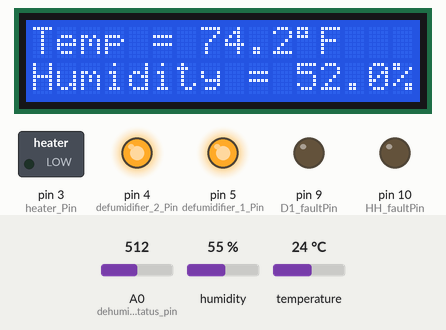
Simulated run of this sketch. Board: Arduino Uno, built with avr-gcc and run on an emulated ATmega328P. Shown: 16×2 character LCD, switched loads named in the sketch (green lamp = pin HIGH), output pins drawn as LEDs (lit = HIGH). The test bench sets the inputs (shaded band); at power-on: humidity 55 %, temperature 24 °C, A0 (dehumidifier_Status_pin) = 512. What the sketch prints to the serial monitor is not drawn.

Above: at 2.7 s.
2.8 s: humidity set to 57 %
At 6.3 s:
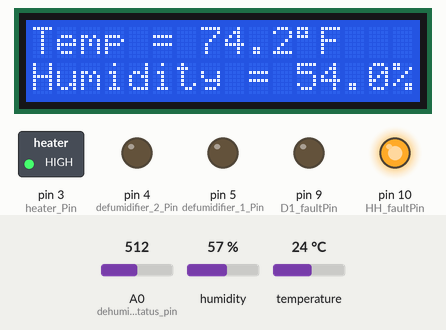
6.8 s: temperature set to 20 °C
At 9.7 s:
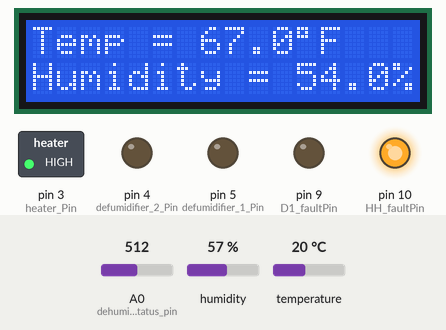
10.0 s: temperature set to 17 °C
At 12.5 s:
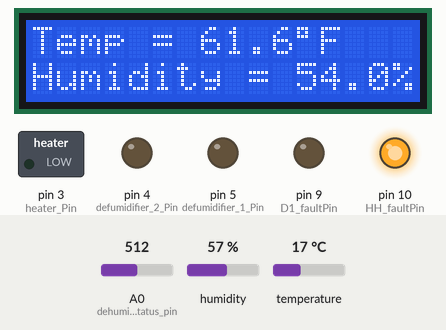
13.2 s: humidity set to 22 %
At 16.9 s:
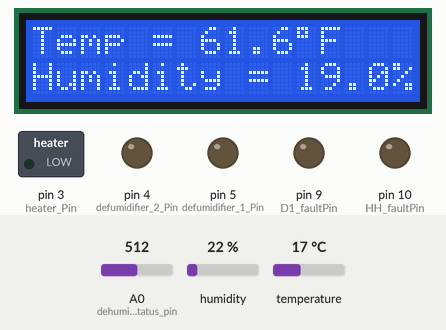
17.5 s: temperature set to 20 °C
At 20.4 s:
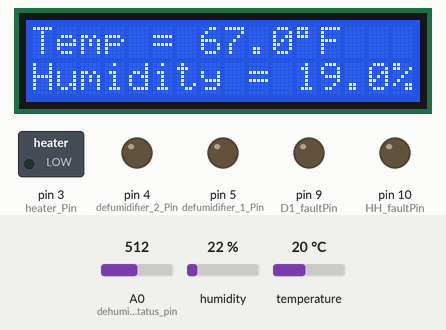
20.7 s: temperature set to 23 °C
At 23.1 s:
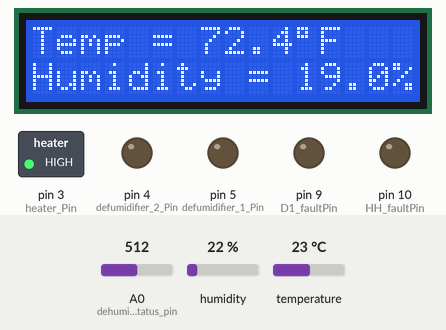
Timing chart, 0 to 24.6 s (numbered marks = the images above; inputs shaded):
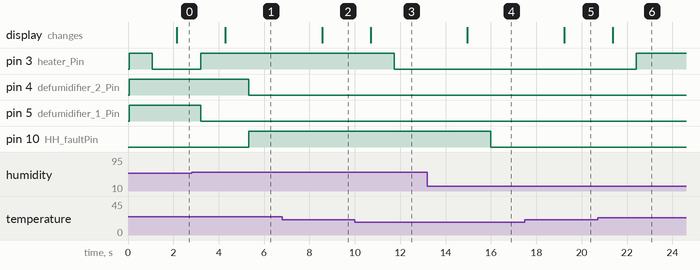

Measured:
- the behaviour switches between 55 and 56 % on humidity (found by bisection; images 0 and 1)
- the behaviour switches between 19 and 18 °C on temperature (found by bisection; images 2 and 3)
- the behaviour switches between 21 and 22 °C on temperature (found by bisection; images 5 and 6)
- after the input at 2.8 s, pin 4 (defumidifier_2_Pin): HIGH → LOW after 2.5 s; pin 10 (HH_faultPin): LOW → HIGH after 2.5 s; the display: changes after 1.5 s (image 1)
- after the input at 6.8 s, the display: changes after 1.8 s (image 2)
- after the input at 10.0 s, pin 3 (heater_Pin): HIGH → LOW after 1.7 s; the display: changes after 0.69 s (image 3)
- after the input at 13.2 s, pin 10 (HH_faultPin): HIGH → LOW after 2.8 s; the display: changes after 1.8 s (image 4)
- after the input at 17.5 s, the display: changes after 1.7 s (image 5)
- after the input at 20.7 s, pin 3 (heater_Pin): LOW → HIGH after 1.7 s; the display: changes after 0.66 s (image 6)

The sketch:

climate_controller_13.ino
```cpp
/*
 * this revision:
 * this code adds the heater function
 *
 *
 * date of last revision: 1/4/25
 */
#include <DHT.h>
#include <DHT_U.h>
#include <LiquidCrystal_I2C.h>

LiquidCrystal_I2C lcd(0x27, 16, 2); // I2C address 0x27, 16 column and 2 rows

//#define DEBUG_D1
//#define DEBUG_D2
//#define DEBUG_CURRENT_TRANSFORMER
//#define showTimers

///////////////////////////////////////////////////////////////////////////////////////////////////
//these are specific to the humidity sensor and the calibration

#define Humidity_offset -3
#define Temp_offset -1

#define DHT_TYPE DHT11 // DHT sensor
#define max_Humidity 49
#define humidity_deadband 4
#define min_spaceTemp 65
#define heat_disable_temp 70


///////////////////////////////////////////////////////////////////////////////////////////////////
#define functional_Dehumidifier_Temp 60
#define DHT_PIN 12     // the temperature and humidity sensor
#define DHT_sensor_Delay 2000
#define defumidifier_1_Pin 5
#define defumidifier_2_Pin 4
#define heater_Pin 3
#define dehumidifier_Status_pin A0
#define RELAY_ON 0
#define RELAY_OFF 1
#define sampleSize 1000    // the sample size for the current transformer, in milliseconds
#define minimumTransformerValue 2.250   // this is the voltage value that will be used to tell when the dehumidifier has turned off
#define one_second 1000

#define D1_Fault_delay  30000  // 30 seconds in millis
#define min_Runtime  1800000 // 30 minutes in millis
#define min_Offtime  300000 // 5 minutes in millis

#define D1_faultPin 9
#define HH_faultPin 10

/*
#define D1_Fault_delay  5000  // for diagnostics
#define min_Runtime  120000 // for diagnostics
#define min_Offtime  30000 // for diagnostics
*/

unsigned long secondsTimer = 0;   // this is the value used to keep the timer print function from running unnecessarily
unsigned long D1_Fault_Timer = 0;
unsigned long DHT_Timer = 0;
unsigned long defumidifier_1_runtime = 0;
unsigned long defumidifier_2_runtime = 0;
unsigned long defumidifier_1_offtime = 0;
unsigned long defumidifier_2_offtime = 0;

float currentHumidity = 0;
float fahrenheitVal = 0;

int overDrive_Humidity;
int Dehumidifier_STATUS;
int currentMax_amps;
int count_var = 0;

boolean D1_fault = 0;
boolean tooCold = 0;
boolean D1_firstPass = 1;
boolean D2_firstPass = 1;
boolean D1_outputStatus = 0;
boolean D2_outputStatus = 0;
boolean tooHumid = 0;
boolean D1_MinOffTimersDone = 0;
boolean D1_offHumidityLvl = 0;
boolean D1_MinRuntimersDone = 0;
boolean extraHumid = 0;
boolean D2_MinOffTimersDone = 0;
boolean D2_offHumidityLvl = 0;
boolean D2_MinRuntimersDone = 0;
boolean notSeeingVoltage = 0;
boolean FaultTimer_ranOut = 0;

float transformer_VPP;   // Voltage output of current transformer

DHT dht(DHT_PIN, DHT_TYPE);

void setup() {
  overDrive_Humidity = max_Humidity + humidity_deadband;
  dht.begin();
  lcd.init();
  lcd.backlight();
  Serial.begin(9600);
  pinMode(defumidifier_1_Pin, OUTPUT);
  pinMode(defumidifier_2_Pin, OUTPUT);
  pinMode(heater_Pin, OUTPUT);
  pinMode(dehumidifier_Status_pin, INPUT);
  pinMode(D1_faultPin, OUTPUT);
  pinMode(HH_faultPin, OUTPUT);
  digitalWrite(defumidifier_1_Pin, RELAY_OFF);
  digitalWrite(defumidifier_2_Pin, RELAY_OFF);
  digitalWrite(heater_Pin, RELAY_OFF);
  digitalWrite(D1_faultPin, LOW);
  digitalWrite(HH_faultPin, LOW);
}

void loop() {
  unsigned long currentMillis = millis();

  if (currentMillis - DHT_Timer >= DHT_sensor_Delay) {
    DHT_Timer = currentMillis;
    fahrenheitVal = dht.readTemperature(true) + Temp_offset;
    currentHumidity = dht.readHumidity() + Humidity_offset;
    tooCold = fahrenheitVal <= functional_Dehumidifier_Temp;


 ////////////////////////////////////////////////////////////////////////////////////////////////////////////////////////////////////

    // Serial monitor printout
    Serial.println();
    Serial.print("Temperature = ");
    Serial.println(fahrenheitVal);
    Serial.print("Humidity = ");
    Serial.println(currentHumidity);
    Serial.print("relay 1 (D1_outputStatus) = ");
    Serial.println(D1_outputStatus);
    Serial.print("relay 2 (D2_outputStatus) = ");
    Serial.println(D2_outputStatus);


 ////////////////////////////////////////////////////////////////////////////////////////////////////////////////////////////////////

    // LCD printout
    lcd.clear();
    lcd.setCursor(0, 0); // go to start of 1st line
    lcd.print("Temp = ");
    lcd.print(fahrenheitVal, 1);
    lcd.print((char)223);
    lcd.print("F");
    lcd.setCursor(0, 1); // go to start of 2nd line
    lcd.print("Humidity = ");
    lcd.print(currentHumidity, 1);
    lcd.print("%");

/////////////////////////////////////////////////////////////////////////////////////////////////////////////////////////////////////

//DEBUGGING PRINTOUTS

    #ifdef showTimers
      Serial.println();
      Serial.println();
      Serial.print("  Dehumidifier 1 ON Time: ");
      printableTimer(currentMillis - defumidifier_1_runtime);
        Serial.print("currentMillis - defumidifier_1_runtime = ");
        Serial.println(currentMillis - defumidifier_1_runtime);
      Serial.println();
      Serial.print("  Dehumidifier 1 OFF Time: ");
      printableTimer(currentMillis - defumidifier_1_offtime);
      Serial.println();
      Serial.println("  ____________________________________");
      Serial.println();
      Serial.print("  Dehumidifier 2 ON Time: ");
      printableTimer(currentMillis - defumidifier_2_runtime);
      Serial.println();
      Serial.print("  Dehumidifier 2 OFF Time: ");
      printableTimer(currentMillis - defumidifier_2_offtime);
        Serial.print("currentMillis - defumidifier_2_runtime = ");
        Serial.println(currentMillis - defumidifier_2_runtime);
      Serial.println();
      Serial.println();
    #endif


#ifdef DEBUG_D1


/*
  //conditions for turning ON D1
  tooHumid = currentHumidity >= max_Humidity;  //this checks to see if its too humid
  D1_MinOffTimersDone = defumidifier_1_offtime >= min_Offtime;  //this verifies that the minimum time has passed since the unit was last turned OFF
*/
  Serial.println();
  Serial.println("D1 ON CONDITIONS:");
  Serial.println();
  Serial.print("tooHumid = ");
  Serial.println(tooHumid);
  Serial.print("tooCold = ");
  Serial.println(tooCold);
  Serial.print("D1_MinOffTimersDone = ");
  Serial.println(D1_MinOffTimersDone);
  Serial.print("D1_firstPass = ");
  Serial.println(D1_firstPass);

  Serial.print("D1 ON WHEN: tooHumid && !tooCold && (D1_MinOffTimersDone || D1_firstPass) =>>> ");
  Serial.print(tooHumid);
  Serial.print(" && ");
  Serial.print(!tooCold);
  Serial.print(" && (");
  Serial.print(D1_MinOffTimersDone);
  Serial.print(" || ");
  Serial.print(D1_firstPass);
  Serial.println(" ) ");
  Serial.println();

  //this is the OFF timer analysis
    Serial.println("  D1 minimum OFF timer condition for running:");
    Serial.print("  D1_MinOffTimersDone = ");
    Serial.println(D1_MinOffTimersDone);
    Serial.print("  currentMillis = ");
    Serial.println(currentMillis);
    Serial.print("  defumidifier_1_offtime = ");
    Serial.println(defumidifier_1_offtime);
    Serial.print("  defumidifier_1_offtime = ");
    Serial.println(currentMillis - defumidifier_1_offtime);
    Serial.print("  min_Offtime = ");
    Serial.println(min_Offtime);
    Serial.print("in this order: D1_MinOffTimersDone =>>> defumidifier_1_offtime >= min_Offtime =>>> ");
    Serial.print(defumidifier_1_offtime);
    Serial.print(" >= ");
    Serial.println(min_Offtime);
    //these 2 lines will convert it into a readable timer
    Serial.print("  Dehumidifier 1 OFF Time: ");
    printableTimer(defumidifier_1_offtime);


  Serial.println();
  Serial.println();

/*
  //conditions for turning OFF D1
  D1_offHumidityLvl = currentHumidity <= (max_Humidity - humidity_deadband);   //this checks for the humidity level that D1 turns off at
  D1_MinRuntimersDone = defumidifier_1_runtime >= min_Runtime;  //this verifies that the minimum time has passed since the unit was last turned ON
*/


  Serial.println("D1 OFF CONDITIONS:");
  Serial.println();
  Serial.print("D1_offHumidityLvl = ");
  Serial.println(D1_offHumidityLvl);
  Serial.print("tooCold = ");
  Serial.println(tooCold);
  Serial.print("D1_MinRuntimersDone = ");
  Serial.println(D1_MinRuntimersDone);
  Serial.print("D1 OFF WHEN:  (D1_offHumidityLvl || tooCold) && D1_MinRuntimersDone =>>> (");
  Serial.print(D1_offHumidityLvl);
  Serial.print(" || ");
  Serial.print(tooCold);
  Serial.print(") && ");
  Serial.print(D1_MinRuntimersDone);
  Serial.println();
  Serial.println();

  //this is the OFF timer function
    Serial.println("  D1 minimum ON timer condition for turning OFF:");
    Serial.print("  D1_MinRuntimersDone = ");
    Serial.println(D1_MinRuntimersDone);
    Serial.print("  defumidifier_1_runtime = ");
    Serial.println(defumidifier_1_runtime);
    Serial.print("  min_Runtime = ");
    Serial.println(min_Runtime);
    Serial.print("  in this order: D1_MinRuntimersDone =>>> defumidifier_1_runtime >= min_Runtime =>>> ");
    Serial.print(defumidifier_1_runtime);
    Serial.print(" >= ");
    Serial.println(min_Runtime);
    //these 2 lines will convert it into a readable timer
    Serial.print("  Dehumidifier 1 ON Time: ");
    printableTimer(defumidifier_1_runtime);

#endif


#ifdef DEBUG_D2

/*
  //conditions for the boolean vaues on D2
  extraHumid = currentHumidity >= overDrive_Humidity;
      digitalWrite(HH_faultPin, extraHumid);
  D2_MinOffTimersDone = currentMillis - defumidifier_2_offtime >= min_Offtime;
  D2_offHumidityLvl = currentHumidity <= (overDrive_Humidity - humidity_deadband);
  D2_MinRuntimersDone = currentMillis - defumidifier_2_runtime >= min_Runtime;

  ON WHEN: (extraHumid || D1_fault) && !tooCold && (D2_MinOffTimersDone || D2_firstPass)

  OFF WHEN: (D2_offHumidityLvl || tooCold) && D2_MinRuntimersDone

*/


//D2 ON CONDITIONS
    Serial.println();
    Serial.println();
  Serial.println("D2 ON CONDITIONS:");
    Serial.println();
  Serial.print("extraHumid = ");
  Serial.println(extraHumid);
  Serial.print("!tooCold = ");
  Serial.println(!tooCold);
  Serial.print("D2_MinOffTimersDone = ");
  Serial.println(D2_MinOffTimersDone);
  Serial.print("D2_firstPass = ");
  Serial.println(D2_firstPass);
  Serial.print("D1_fault = ");
  Serial.println(D1_fault);

  Serial.print("ON WHEN:  (extraHumid || D1_fault) && !tooCold && (D2_MinOffTimersDone || D2_firstPass) =>>> ");
  Serial.print("(");
  Serial.print(extraHumid);
  Serial.print(" || ");
  Serial.print(D1_fault);
  Serial.print(" ) ");
  Serial.print(" && ");
  Serial.print(!tooCold);
  Serial.print(" && (");
  Serial.print(D2_MinOffTimersDone);
  Serial.print(" || ");
  Serial.print(D2_firstPass);
  Serial.print(" ) ");
  Serial.println();
  Serial.print("  Dehumidifier 2 ON Time: ");
    printableTimer(defumidifier_2_runtime);
  Serial.println();
  Serial.println();


//D2 OFF CONDITIONS
  Serial.println("D2 OFF CONDITIONS:");
    Serial.println();
  Serial.print("D2_offHumidityLvl = ");
  Serial.println(D2_offHumidityLvl);
  Serial.print("tooCold = ");
  Serial.println(tooCold);
  Serial.print("D2_MinRuntimersDone = ");
  Serial.println(D2_MinRuntimersDone);

  Serial.print("OFF WHEN:  ((D2_offHumidityLvl && !D1_fault) || tooCold) && D2_MinRuntimersDone =>>> ");
  Serial.print(" (");
  Serial.print(" ( ");
  Serial.print(D2_offHumidityLvl);
  Serial.print(" && ");
  Serial.print(!D1_fault);
  Serial.print(" ) ");
  Serial.print(" || ");
  Serial.print(tooCold);
  Serial.print(") && ");
  Serial.print(D2_MinRuntimersDone);
  Serial.println();
  Serial.print("  Dehumidifier 2 OFF Time: ");
    printableTimer(defumidifier_2_offtime);
  Serial.println();
  Serial.println();


#endif

    Serial.println("///////////////////////////////////////////////////////////////////");
  }
  ////////////////////////////////////////////////////////////////////////////////////////////////////////////////////////////////////////////////////////////////////////////


//this will read the STATUS of dehumidifier 1
   transformer_VPP = getVPP();
   notSeeingVoltage = (transformer_VPP < minimumTransformerValue);
   FaultTimer_ranOut = currentMillis - D1_Fault_Timer >= D1_Fault_delay;

   #ifdef DEBUG_CURRENT_TRANSFORMER
      Serial.println();
      Serial.print("FaultTimer_ranout =>>> currentMillis - D1_Fault_Timer >= D1_Fault_delay =>>> ");
      Serial.print(currentMillis);
      Serial.print(" - ");
      Serial.print(D1_Fault_Timer);
      Serial.print(" >= ");
      Serial.print(D1_Fault_delay);
      Serial.println(" ) ");

      Serial.print("currentMillis - D1_Fault_Timer = ");
      Serial.print(currentMillis - D1_Fault_Timer);

      Serial.println();
      Serial.print("Volts Peak : ");
      Serial.println(transformer_VPP,3);
      Serial.print("notSeeingVoltage = ");
      Serial.println(notSeeingVoltage);
      Serial.print("FaultTimer_ranOut = ");
      Serial.println(FaultTimer_ranOut);
      Serial.print("fault status ON when: notSeeingVoltage && FaultTimer_ranOut && D1_outputStatus =>>> ");
      Serial.print(notSeeingVoltage);
      Serial.print(" && ");
      Serial.print(FaultTimer_ranOut);
      Serial.print(" && ");
      Serial.println(D1_outputStatus);
      Serial.print("fault status OFF when: (!notSeeingVoltage && D1_outputStatus) || !D1_outputStatus =>>> ");
      Serial.print(" ( ");
      Serial.print(!notSeeingVoltage);
      Serial.print(" && ");
      Serial.print(D1_outputStatus);
      Serial.print(") || ");
      Serial.println(!D1_outputStatus);
  #endif

  if(notSeeingVoltage && FaultTimer_ranOut && D1_outputStatus){
    D1_fault = 1;
  }
  else if ((!notSeeingVoltage && D1_outputStatus) || !D1_outputStatus){
    D1_fault = 0;
    D1_Fault_Timer = currentMillis;
  }
  digitalWrite(D1_faultPin, D1_fault);


  #ifdef DEBUG_CURRENT_TRANSFORMER
   Serial.print("D1_fault = ");
   Serial.print(D1_fault);
   Serial.println();
  #endif


 ////////////////////////////////////////////////////////////////////////////////////////////////////////////////////////////////////

  // Dehumidifier 1 CONTROL
  tooHumid = currentHumidity >= max_Humidity;
  D1_MinOffTimersDone = currentMillis - defumidifier_1_offtime >= min_Offtime;
  D1_offHumidityLvl = currentHumidity <= (max_Humidity - humidity_deadband);
  D1_MinRuntimersDone = currentMillis - defumidifier_1_runtime >= min_Runtime;

  if (tooHumid && !tooCold && (D1_MinOffTimersDone || D1_firstPass)) {
    digitalWrite(defumidifier_1_Pin, RELAY_ON);
    if (!D1_outputStatus) {
      defumidifier_1_runtime = currentMillis;
      D1_outputStatus = 1;
    }
  } else if ((D1_offHumidityLvl || tooCold) && D1_MinRuntimersDone) {
    digitalWrite(defumidifier_1_Pin, RELAY_OFF);
    if (D1_outputStatus) {
      defumidifier_1_offtime = currentMillis;
      D1_firstPass = 0;
      D1_outputStatus = 0;
    }
  }

 ////////////////////////////////////////////////////////////////////////////////////////////////////////////////////////////////////

  // Dehumidifier 2 CONTROL
  extraHumid = currentHumidity >= overDrive_Humidity;
      digitalWrite(HH_faultPin, extraHumid);
  D2_MinOffTimersDone = currentMillis - defumidifier_2_offtime >= min_Offtime;
  D2_offHumidityLvl = currentHumidity <= (overDrive_Humidity - humidity_deadband);
  D2_MinRuntimersDone = currentMillis - defumidifier_2_runtime >= min_Runtime;

  if ((extraHumid || D1_fault) && !tooCold && (D2_MinOffTimersDone || D2_firstPass)) {
    digitalWrite(defumidifier_2_Pin, RELAY_ON);
    if (!D2_outputStatus) {
      defumidifier_2_runtime = currentMillis;
      D2_outputStatus = 1;
    }
  } else if (((D2_offHumidityLvl && !D1_fault) || tooCold) && D2_MinRuntimersDone) {
    digitalWrite(defumidifier_2_Pin, RELAY_OFF);
    if (D2_outputStatus) {
      defumidifier_2_offtime = currentMillis;
      D2_firstPass = 0;
      D2_outputStatus = 0;
    }
  }

 ////////////////////////////////////////////////////////////////////////////////////////////////////////////////////////////////////

  // Heater control (eventually)
  if(fahrenheitVal < min_spaceTemp){
    digitalWrite(heater_Pin, RELAY_ON);
  }
  if(fahrenheitVal > heat_disable_temp){
    digitalWrite(heater_Pin, RELAY_OFF);
  }

}

float getVPP() {
  float result;
  int readValue; // value read from the sensor
  int maxValue = 0; // store max value here
  uint32_t start_time = millis();
  while ((millis() - start_time) < sampleSize) { // sample for 1 Sec
    readValue = analogRead(dehumidifier_Status_pin);
    // see if you have a new maxValue
    if (readValue > maxValue) {
      // record the maximum sensor value
      maxValue = readValue;
    }
  }

  // Convert the digital data to a voltage
  result = (maxValue * 5.0) / 1024.0;
  return result;
}

void printableTimer(unsigned long Timer) {
  unsigned long allSeconds = Timer / 1000;
  int runHours = allSeconds / 3600;
  int secsRemaining = allSeconds % 3600;
  int runMinutes = secsRemaining / 60;
  int runSeconds = secsRemaining % 60;

  char buf[14];
  sprintf(buf, "%02d:%02d:%02d", runHours, runMinutes, runSeconds);
  Serial.println(buf);
}
```
